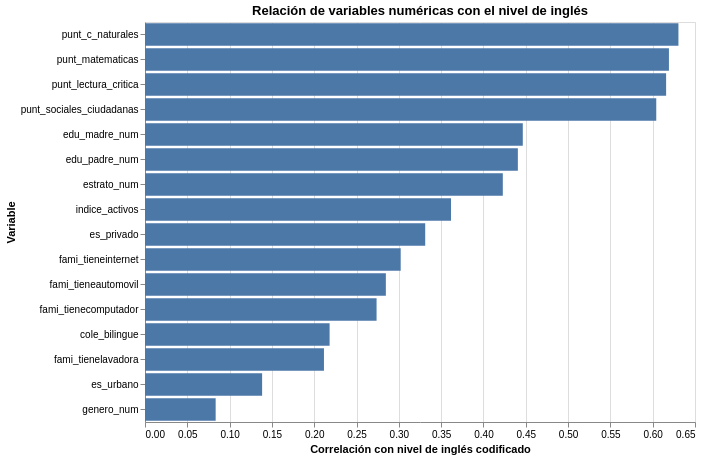

Write notebook code for a chart like this one.
### Code cell
corr_p3_df = corr_p3.reset_index()
corr_p3_df.columns = ['feature', 'correlacion']

chart_corr_p3 = alt.Chart(corr_p3_df).mark_bar().encode(
    x=alt.X('correlacion:Q', title='Correlación con nivel de inglés codificado'),
    y=alt.Y('feature:N', title='Variable', sort='-x'),
    tooltip=[
        alt.Tooltip('feature:N', title='Variable'),
        alt.Tooltip('correlacion:Q', title='Correlación', format='.2f')
    ]
).properties(
    width=550,
    height=400,
    title='Relación de variables numéricas con el nivel de inglés'
)

chart_corr_p3

### Figure 1 — Vega specification as saved in the notebook (floating-point values rounded to 4 significant figures)
{"$schema": "https://vega.github.io/schema/vega/v6.json", "data": [{"name": "source_0"}, {"name": "data_0", "values": [{"correlacion": 0.6304, "correlacion_end": 0.6304, "correlacion_start": 0.0, "feature": "punt_c_naturales"}, {"correlacion": 0.6192, "correlacion_end": 0.6192, "correlacion_start": 0.0, "feature": "punt_matematicas"}, {"correlacion": 0.6159, "correlacion_end": 0.6159, "correlacion_start": 0.0, "feature": "punt_lectura_critica"}, {"correlacion": 0.6042, "correlacion_end": 0.6042, "correlacion_start": 0.0, "feature": "punt_sociales_ciudadanas"}, {"correlacion": 0.4465, "correlacion_end": 0.4465, "correlacion_start": 0.0, "feature": "edu_madre_num"}, {"correlacion": 0.4407, "correlacion_end": 0.4407, "correlacion_start": 0.0, "feature": "edu_padre_num"}, {"correlacion": 0.4229, "correlacion_end": 0.4229, "correlacion_start": 0.0, "feature": "estrato_num"}, {"correlacion": 0.3617, "correlacion_end": 0.3617, "correlacion_start": 0.0, "feature": "indice_activos"}, {"correlacion": 0.3312, "correlacion_end": 0.3312, "correlacion_start": 0.0, "feature": "es_privado"}, {"correlacion": 0.3022, "correlacion_end": 0.3022, "correlacion_start": 0.0, "feature": "fami_tieneinternet"}, {"correlacion": 0.2846, "correlacion_end": 0.2846, "correlacion_start": 0.0, "feature": "fami_tieneautomovil"}, {"correlacion": 0.2737, "correlacion_end": 0.2737, "correlacion_start": 0.0, "feature": "fami_tienecomputador"}, {"correlacion": 0.2182, "correlacion_end": 0.2182, "correlacion_start": 0.0, "feature": "cole_bilingue"}, {"correlacion": 0.2115, "correlacion_end": 0.2115, "correlacion_start": 0.0, "feature": "fami_tienelavadora"}, {"correlacion": 0.1384, "correlacion_end": 0.1384, "correlacion_start": 0.0, "feature": "es_urbano"}, {"correlacion": 0.08351, "correlacion_end": 0.08351, "correlacion_start": 0.0, "feature": "genero_num"}]}, {"name": "source_0_y_domain_feature", "values": [{"feature": "punt_c_naturales", "sort_field": 0.6304}, {"feature": "punt_matematicas", "sort_field": 0.6192}, {"feature": "punt_lectura_critica", "sort_field": 0.6159}, {"feature": "punt_sociales_ciudadanas", "sort_field": 0.6042}, {"feature": "edu_madre_num", "sort_field": 0.4465}, {"feature": "edu_padre_num", "sort_field": 0.4407}, {"feature": "estrato_num", "sort_field": 0.4229}, {"feature": "indice_activos", "sort_field": 0.3617}, {"feature": "es_privado", "sort_field": 0.3312}, {"feature": "fami_tieneinternet", "sort_field": 0.3022}, {"feature": "fami_tieneautomovil", "sort_field": 0.2846}, {"feature": "fami_tienecomputador", "sort_field": 0.2737}, {"feature": "cole_bilingue", "sort_field": 0.2182}, {"feature": "fami_tienelavadora", "sort_field": 0.2115}, {"feature": "es_urbano", "sort_field": 0.1384}, {"feature": "genero_num", "sort_field": 0.08351}]}], "marks": [{"type": "rect", "name": "marks", "from": {"data": "data_0"}, "encode": {"update": {"height": {"signal": "max(0.25, bandwidth('y'))"}, "y": {"field": "feature", "scale": "y"}, "x": {"field": "correlacion_end", "scale": "x"}, "fill": {"value": "#4c78a8"}, "x2": {"field": "correlacion_start", "scale": "x"}, "tooltip": {"signal": "{\"Variable\": isValid(datum[\"feature\"]) ? isArray(datum[\"feature\"]) ? join(datum[\"feature\"], '\\n') : datum[\"feature\"] : \"\"+datum[\"feature\"], \"Correlación\": format(datum[\"correlacion\"], \".2f\")}"}}}, "style": ["bar"]}], "scales": [{"name": "x", "type": "linear", "domain": {"data": "data_0", "fields": ["correlacion_start", "correlacion_end"]}, "range": [0, {"signal": "width"}], "nice": true, "zero": true}, {"name": "y", "type": "band", "domain": {"data": "source_0_y_domain_feature", "field": "feature", "sort": {"op": "max", "field": "sort_field", "order": "descending"}}, "range": [0, {"signal": "height"}], "paddingInner": 0.1, "paddingOuter": 0.05}], "axes": [{"scale": "x", "ticks": false, "gridScale": "y", "domain": false, "zindex": 0, "aria": false, "labels": false, "orient": "bottom", "maxExtent": 0, "minExtent": 0, "tickCount": {"signal": "ceil(width/40)"}, "grid": true}, {"scale": "x", "labelFlush": true, "zindex": 0, "orient": "bottom", "title": "Correlación con nivel de inglés codificado", "tickCount": {"signal": "ceil(width/40)"}, "labelOverlap": true, "grid": false}, {"scale": "y", "orient": "left", "grid": false, "title": "Variable", "zindex": 0}], "title": {"text": "Relación de variables numéricas con el nivel de inglés", "frame": "group"}, "padding": 5, "style": "cell", "height": 400, "width": 550, "background": "white"}
